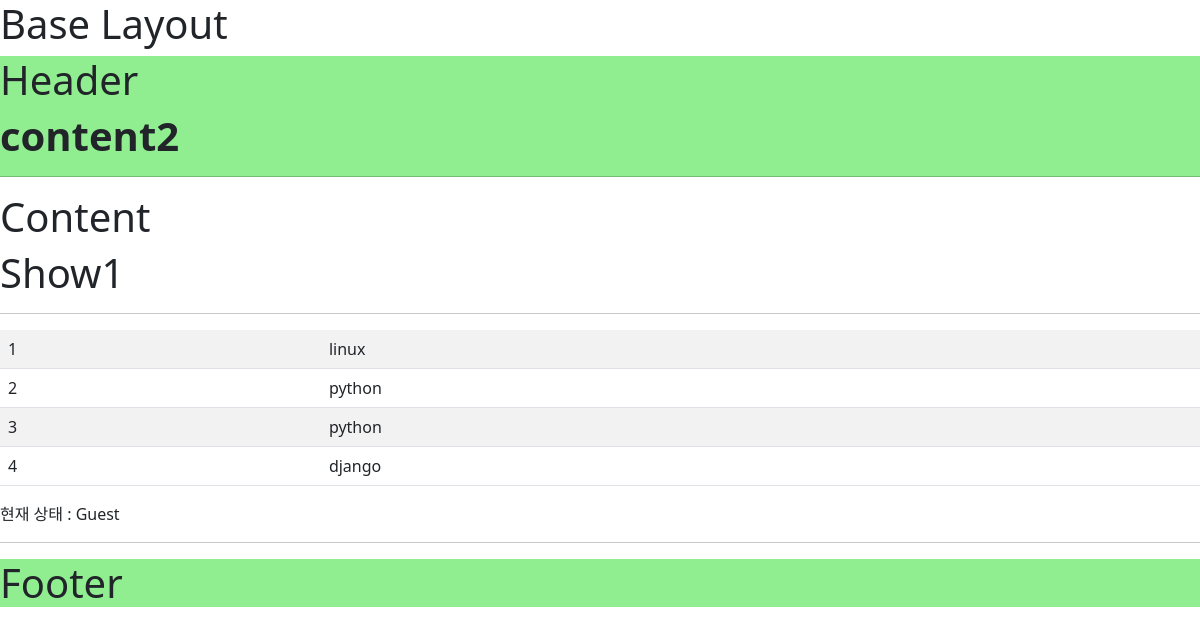
Before: /first/show/ with the older database file.
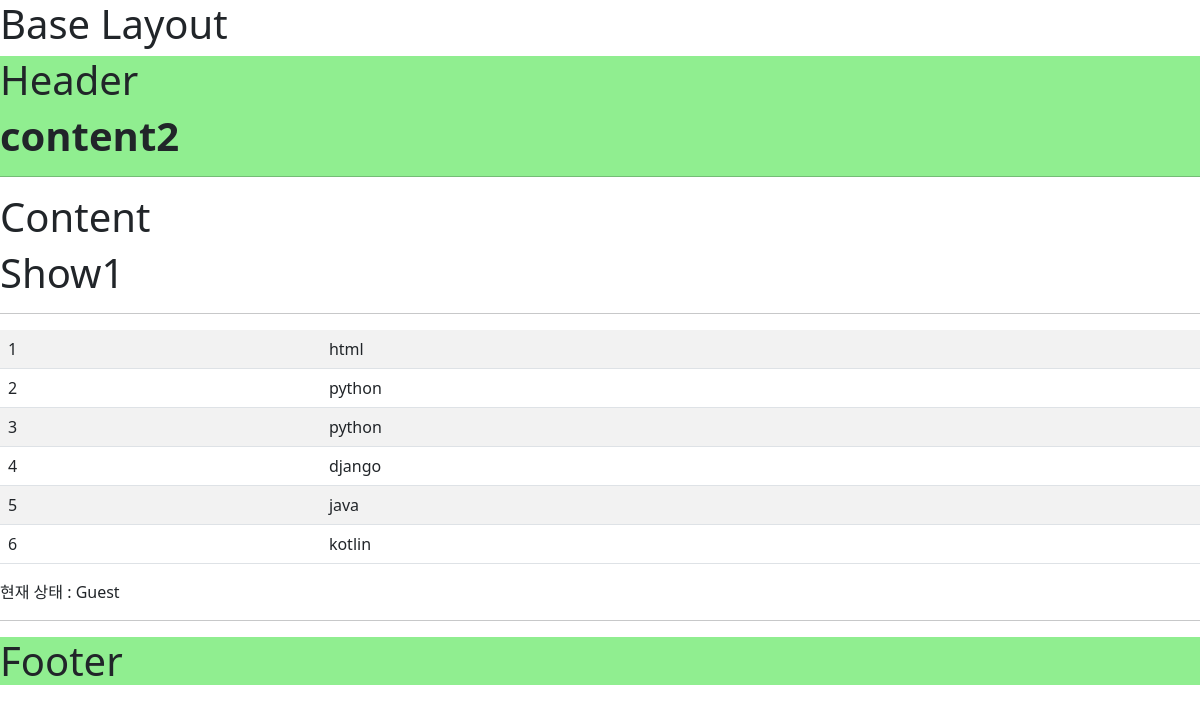
After: the same page with the newer database file.
### firstapp/models.py (models this page shows)
class Curriculum(models.Model):
    name = models.CharField(max_length=255)

### firstapp/views.py (the view)
# urls.py: path('show/', views.show, name = 'show'),
def show(request):
    curriculum = Curriculum.objects.all()
    return render(request, 'show.html', {'data':curriculum})

### firstapp/templates/show.html
{% extends 'firstapp/layout.html' %}
{% block content %}
<link href="https://cdn.jsdelivr.net/npm/bootstrap@5.1.3/dist/css/bootstrap.min.css" rel="stylesheet">
<body>
    <h1>Show1</h1>
    <hr>
    <table class= "table table-striped">
        {% for c in data %}
        <tr>
         <td> {{c.id}} </td>
         <td> {{c.name}} </td>
        </tr>
        {% endfor %}
    </table>
    {% if user.is_authenticated %}
        <p>
            <a class='nav-link' href="{% url 'member:logout' %}">
                {{ user.username }} 님 반갑습니다. (로그아웃)
            </a>
        </p>
    {% else %}
    <p>현재 상태 : Guest</p>
    {% endif %}
</body>
{% endblock %}
{% block content2 %}
 <h1 style = 'font-weight: bold;'>content2</h1>
{% endblock %}

Changed rows visible on the page:
changed Curriculum id 1: name "linux" → "html"
added Curriculum: id "5", name "java"
added Curriculum: id "6", name "kotlin"
